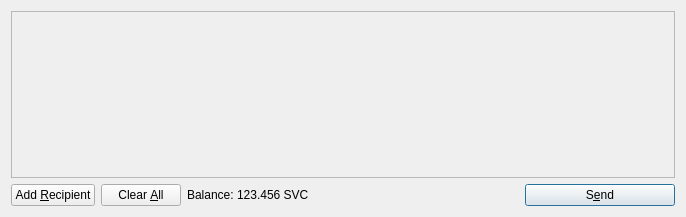
<?xml version="1.0" encoding="UTF-8"?>
<ui version="4.0">
 <class>SendCoinsDialog</class>
 <widget class="QDialog" name="SendCoinsDialog">
  <property name="geometry">
   <rect>
    <x>0</x>
    <y>0</y>
    <width>686</width>
    <height>217</height>
   </rect>
  </property>
  <property name="windowTitle">
   <string>Send Coins</string>
  </property>
  <layout class="QVBoxLayout" name="verticalLayout">
   <item>
    <widget class="QScrollArea" name="scrollArea">
     <property name="widgetResizable">
      <bool>true</bool>
     </property>
     <widget class="QWidget" name="scrollAreaWidgetContents">
      <property name="geometry">
       <rect>
        <x>0</x>
        <y>0</y>
        <width>666</width>
        <height>165</height>
       </rect>
      </property>
      <layout class="QVBoxLayout" name="verticalLayout_2">
       <property name="margin">
        <number>0</number>
       </property>
       <item>
        <layout class="QVBoxLayout" name="entries">
         <property name="spacing">
          <number>6</number>
         </property>
        </layout>
       </item>
       <item>
        <spacer name="verticalSpacer">
         <property name="orientation">
          <enum>Qt::Vertical</enum>
         </property>
         <property name="sizeHint" stdset="0">
          <size>
           <width>20</width>
           <height>40</height>
          </size>
         </property>
        </spacer>
       </item>
      </layout>
     </widget>
    </widget>
   </item>
   <item>
    <layout class="QHBoxLayout" name="horizontalLayout">
     <item>
      <widget class="QPushButton" name="addButton">
       <property name="toolTip">
        <string>Send to multiple recipients at once</string>
       </property>
       <property name="text">
        <string>Add &amp;Recipient</string>
       </property>
       <property name="icon">
        <iconset resource="../bitcoin.qrc">
         <normaloff>:/icons/add</normaloff>:/icons/add</iconset>
       </property>
       <property name="autoDefault">
        <bool>false</bool>
       </property>
      </widget>
     </item>
     <item>
      <widget class="QPushButton" name="clearButton">
       <property name="sizePolicy">
        <sizepolicy hsizetype="Minimum" vsizetype="Fixed">
         <horstretch>0</horstretch>
         <verstretch>0</verstretch>
        </sizepolicy>
       </property>
       <property name="toolTip">
        <string>Remove all transaction fields</string>
       </property>
       <property name="text">
        <string>Clear &amp;All</string>
       </property>
       <property name="icon">
        <iconset resource="../bitcoin.qrc">
         <normaloff>:/icons/remove</normaloff>:/icons/remove</iconset>
       </property>
       <property name="autoRepeatDelay">
        <number>300</number>
       </property>
       <property name="autoDefault">
        <bool>false</bool>
       </property>
      </widget>
     </item>
     <item>
      <layout class="QHBoxLayout" name="horizontalLayout_2">
       <property name="spacing">
        <number>3</number>
       </property>
       <item>
        <widget class="QLabel" name="label">
         <property name="text">
          <string>Balance:</string>
         </property>
        </widget>
       </item>
       <item>
        <widget class="QLabel" name="labelBalance">
         <property name="cursor">
          <cursorShape>IBeamCursor</cursorShape>
         </property>
         <property name="text">
          <string>123.456 SVC</string>
         </property>
         <property name="textInteractionFlags">
          <set>Qt::LinksAccessibleByMouse|Qt::TextSelectableByKeyboard|Qt::TextSelectableByMouse</set>
         </property>
        </widget>
       </item>
      </layout>
     </item>
     <item>
      <spacer name="horizontalSpacer">
       <property name="orientation">
        <enum>Qt::Horizontal</enum>
       </property>
       <property name="sizeHint" stdset="0">
        <size>
         <width>40</width>
         <height>20</height>
        </size>
       </property>
      </spacer>
     </item>
     <item>
      <widget class="QPushButton" name="sendButton">
       <property name="minimumSize">
        <size>
         <width>150</width>
         <height>0</height>
        </size>
       </property>
       <property name="toolTip">
        <string>Confirm the send action</string>
       </property>
       <property name="text">
        <string>S&amp;end</string>
       </property>
       <property name="icon">
        <iconset resource="../bitcoin.qrc">
         <normaloff>:/icons/send</normaloff>:/icons/send</iconset>
       </property>
       <property name="default">
        <bool>true</bool>
       </property>
      </widget>
     </item>
    </layout>
   </item>
  </layout>
 </widget>
 <resources>
  <include location="../bitcoin.qrc"/>
 </resources>
 <connections/>
</ui>
